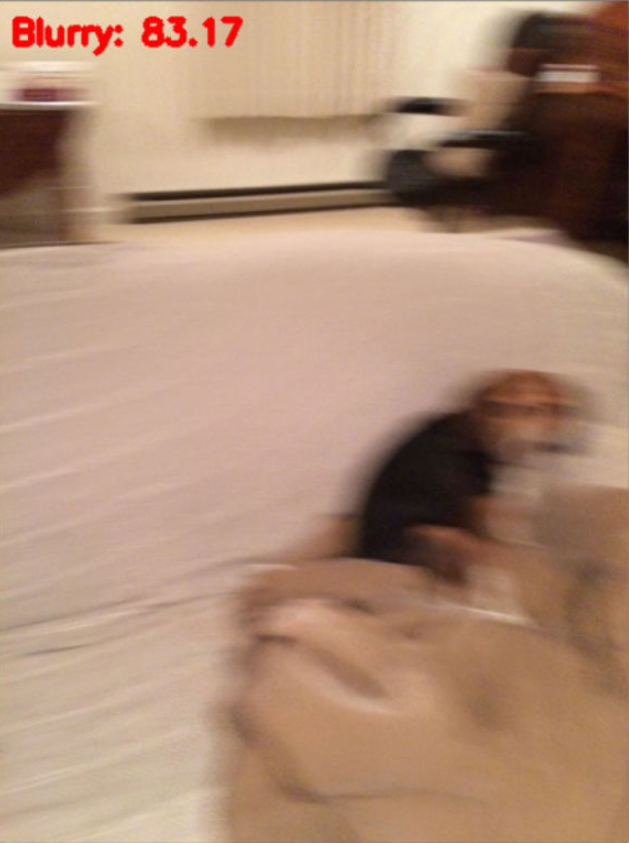
#> input picture lang/programming/python/opencv/模糊检测/blur.png, 629 x 843 px
$ python blur_detector.py
#> lines starting #> are read from the running program, lines starting #| are printed output that depends on the picture

# import the necessary packages
import matplotlib.pyplot as plt
import numpy as np

import cv2

def detect_blur_fft(image, size=60, thresh=10, vis=False):
    # image：我们对模糊检测输入图像
    #size：以图像中心点为中心的半径的大小，我们将使FFT偏移为零
    #thresh：用于确定图像是否被认为是模糊的，将与震级的平均值(稍后详细说明)进行比较的一个值
    #vis：一个布尔值，指示是否使用matplotlib可视化/绘制原始输入图像和大小图像

    # grab the dimensions of the image and use the dimensions to
    # derive the center (x, y)-coordinates
    (h, w) = image.shape
    (cX, cY) = (int(w / 2.0), int(h / 2.0))

    # compute the FFT to find the frequency transform, then shift
    # the zero frequency component (i.e., DC component located at
    # the top-left corner) to the center where it will be more
    # easy to analyze
    fft = np.fft.fft2(image)
    fftShift = np.fft.fftshift(fft)


    # check to see if we are visualizing our output
    if vis:
        # compute the magnitude spectrum of the transform
        magnitude = 20 * np.log(np.abs(fftShift))
        # display the original input image
        (fig, ax) = plt.subplots(1, 2, )
        ax[0].imshow(image, cmap="gray")
        ax[0].set_title("Input")
        ax[0].set_xticks([])
        ax[0].set_yticks([])
        # display the magnitude image
        ax[1].imshow(magnitude, cmap="gray")
        ax[1].set_title("Magnitude Spectrum")
        ax[1].set_xticks([])
        ax[1].set_yticks([])
        # show our plots
        plt.show()


# blur.png

if __name__ == "__main__":

    imagePath = '../blur.png'

    image = cv2.imdecode(np.fromfile(imagePath, dtype=np.uint8), -1)
#> image is the input picture: shape (843, 629, 4); mean B, G, R, A 118.8, 141, 174.7, 255

    # image = cv2.imread(imagePath)
    gray = cv2.cvtColor(image, cv2.COLOR_BGR2GRAY)
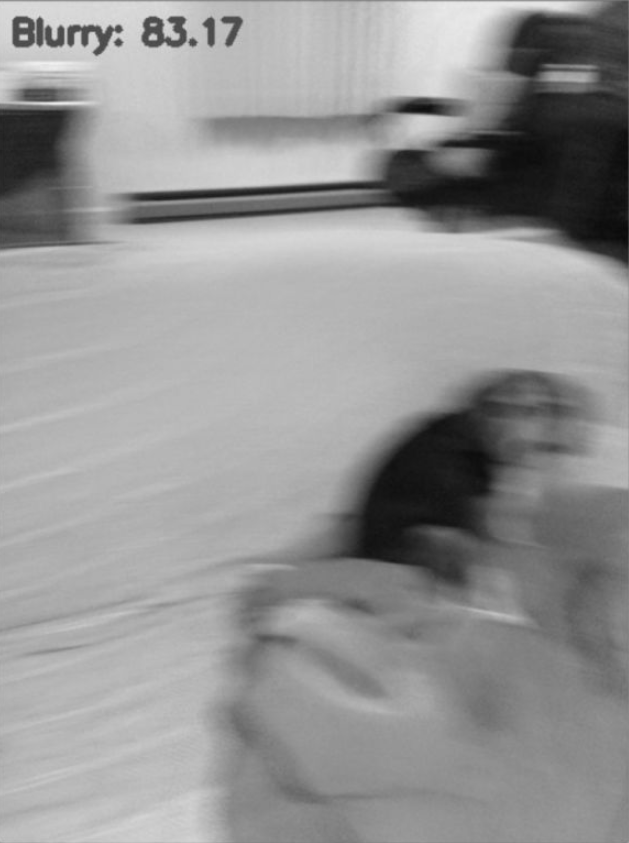
#> gray: shape (843, 629); min 9, max 241, mean 148.5

    detect_blur_fft(gray, vis=True)
#> in detect_blur_fft, `magnitude = 20 * np.log(np.abs(fftShift))`:
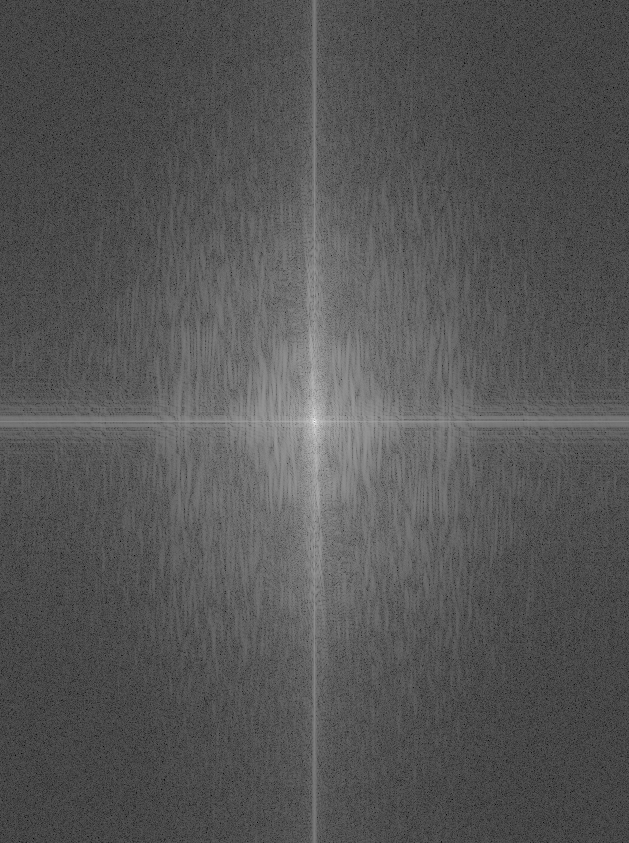
#> magnitude: shape (843, 629) float64; min 4.12, max 363.6, mean 125.2; drawn with min black and max white
#> in detect_blur_fft, `plt.show()`:
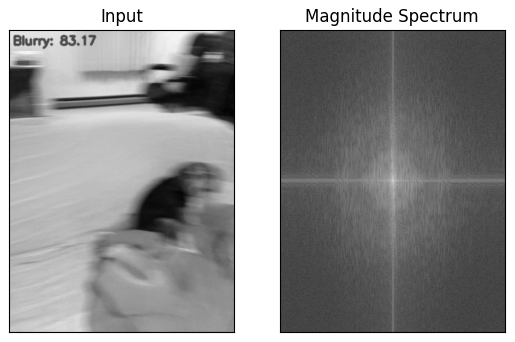
#> figure drawn by matplotlib, 2 panels

    a = 1
